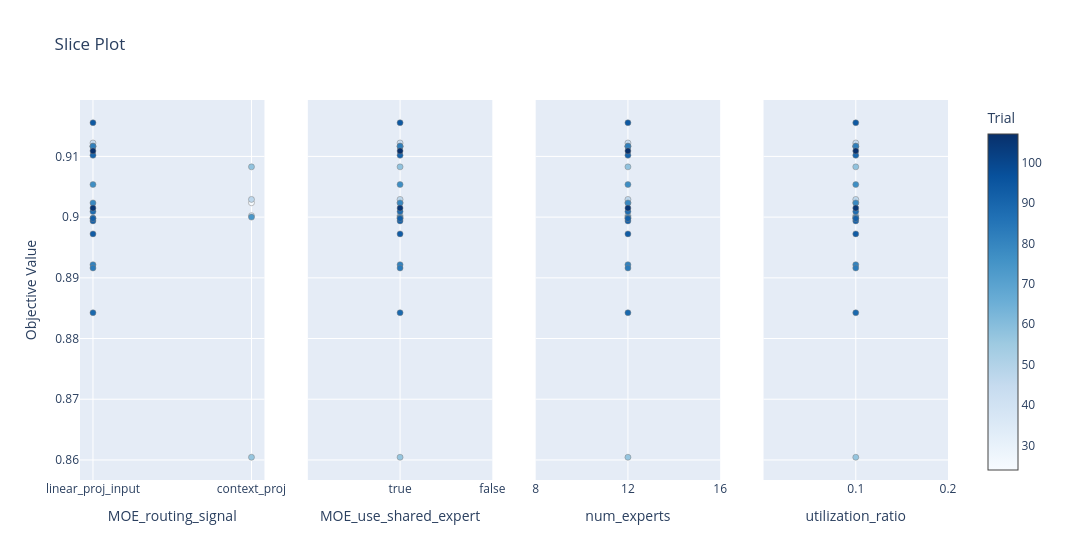

Notebook code for this chart:
### Code cell
fig_slice = plot_slice(study, params=params_to_plot_MOE_CORE)
fig_slice.show()

### Figure 1 — Plotly figure (JSON) as saved in the notebook; plotly's stock layout.template omitted (floating-point values rounded to 4 significant figures)
{"data": [{"marker": {"color": [24, 34, 44, 47, 57, 58, 74, 75, 76, 77, 78, 79, 81, 82, 83, 88, 89, 90, 91, 92, 93, 94, 105, 107], "colorbar": {"title": {"text": "Trial"}, "x": 1, "xpad": 40}, "colorscale": [[0, "rgb(247,251,255)"], [0.125, "rgb(222,235,247)"], [0.25, "rgb(198,219,239)"], [0.375, "rgb(158,202,225)"], [0.5, "rgb(107,174,214)"], [0.625, "rgb(66,146,198)"], [0.75, "rgb(33,113,181)"], [0.875, "rgb(8,81,156)"], [1, "rgb(8,48,107)"]], "line": {"color": "Grey", "width": 0.5}, "showscale": true}, "mode": "markers", "name": "Feasible Trial", "showlegend": false, "type": "scatter", "x": ["context_proj", "context_proj", "linear_proj_input", "context_proj", "context_proj", "context_proj", "context_proj", "linear_proj_input", "linear_proj_input", "linear_proj_input", "linear_proj_input", "linear_proj_input", "linear_proj_input", "linear_proj_input", "linear_proj_input", "linear_proj_input", "linear_proj_input", "linear_proj_input", "linear_proj_input", "linear_proj_input", "linear_proj_input", "linear_proj_input", "linear_proj_input", "linear_proj_input"], "xaxis": "x", "y": [0.9024, 0.9002, 0.9122, 0.9029, 0.8604, 0.9083, 0.9, 0.8998, 0.9117, 0.9054, 0.9116, 0.9023, 0.8922, 0.9117, 0.8916, 0.9009, 0.8842, 0.9102, 0.8994, 0.8998, 0.8972, 0.9155, 0.9015, 0.9109], "yaxis": "y"}, {"marker": {"color": [24, 34, 44, 47, 57, 58, 74, 75, 76, 77, 78, 79, 81, 82, 83, 88, 89, 90, 91, 92, 93, 94, 105, 107], "colorbar": {"title": {"text": "Trial"}, "x": 1, "xpad": 40}, "colorscale": [[0, "rgb(247,251,255)"], [0.125, "rgb(222,235,247)"], [0.25, "rgb(198,219,239)"], [0.375, "rgb(158,202,225)"], [0.5, "rgb(107,174,214)"], [0.625, "rgb(66,146,198)"], [0.75, "rgb(33,113,181)"], [0.875, "rgb(8,81,156)"], [1, "rgb(8,48,107)"]], "line": {"color": "Grey", "width": 0.5}, "showscale": false}, "mode": "markers", "name": "Feasible Trial", "showlegend": false, "type": "scatter", "x": [true, true, true, true, true, true, true, true, true, true, true, true, true, true, true, true, true, true, true, true, true, true, true, true], "xaxis": "x2", "y": [0.9024, 0.9002, 0.9122, 0.9029, 0.8604, 0.9083, 0.9, 0.8998, 0.9117, 0.9054, 0.9116, 0.9023, 0.8922, 0.9117, 0.8916, 0.9009, 0.8842, 0.9102, 0.8994, 0.8998, 0.8972, 0.9155, 0.9015, 0.9109], "yaxis": "y2"}, {"marker": {"color": [24, 34, 44, 47, 57, 58, 74, 75, 76, 77, 78, 79, 81, 82, 83, 88, 89, 90, 91, 92, 93, 94, 105, 107], "colorbar": {"title": {"text": "Trial"}, "x": 1, "xpad": 40}, "colorscale": [[0, "rgb(247,251,255)"], [0.125, "rgb(222,235,247)"], [0.25, "rgb(198,219,239)"], [0.375, "rgb(158,202,225)"], [0.5, "rgb(107,174,214)"], [0.625, "rgb(66,146,198)"], [0.75, "rgb(33,113,181)"], [0.875, "rgb(8,81,156)"], [1, "rgb(8,48,107)"]], "line": {"color": "Grey", "width": 0.5}, "showscale": false}, "mode": "markers", "name": "Feasible Trial", "showlegend": false, "type": "scatter", "x": [12, 12, 12, 12, 12, 12, 12, 12, 12, 12, 12, 12, 12, 12, 12, 12, 12, 12, 12, 12, 12, 12, 12, 12], "xaxis": "x3", "y": [0.9024, 0.9002, 0.9122, 0.9029, 0.8604, 0.9083, 0.9, 0.8998, 0.9117, 0.9054, 0.9116, 0.9023, 0.8922, 0.9117, 0.8916, 0.9009, 0.8842, 0.9102, 0.8994, 0.8998, 0.8972, 0.9155, 0.9015, 0.9109], "yaxis": "y3"}, {"marker": {"color": [24, 34, 44, 47, 57, 58, 74, 75, 76, 77, 78, 79, 81, 82, 83, 88, 89, 90, 91, 92, 93, 94, 105, 107], "colorbar": {"title": {"text": "Trial"}, "x": 1, "xpad": 40}, "colorscale": [[0, "rgb(247,251,255)"], [0.125, "rgb(222,235,247)"], [0.25, "rgb(198,219,239)"], [0.375, "rgb(158,202,225)"], [0.5, "rgb(107,174,214)"], [0.625, "rgb(66,146,198)"], [0.75, "rgb(33,113,181)"], [0.875, "rgb(8,81,156)"], [1, "rgb(8,48,107)"]], "line": {"color": "Grey", "width": 0.5}, "showscale": false}, "mode": "markers", "name": "Feasible Trial", "showlegend": false, "type": "scatter", "x": [0.1, 0.1, 0.1, 0.1, 0.1, 0.1, 0.1, 0.1, 0.1, 0.1, 0.1, 0.1, 0.1, 0.1, 0.1, 0.1, 0.1, 0.1, 0.1, 0.1, 0.1, 0.1, 0.1, 0.1], "xaxis": "x4", "y": [0.9024, 0.9002, 0.9122, 0.9029, 0.8604, 0.9083, 0.9, 0.8998, 0.9117, 0.9054, 0.9116, 0.9023, 0.8922, 0.9117, 0.8916, 0.9009, 0.8842, 0.9102, 0.8994, 0.8998, 0.8972, 0.9155, 0.9015, 0.9109], "yaxis": "y4"}], "layout": {"title": {"text": "Slice Plot"}, "width": 1200, "xaxis": {"anchor": "y", "categoryarray": ["linear_proj_input", "context_proj", "context_proj_with_demo"], "categoryorder": "array", "domain": [0, 0.2125], "title": {"text": "MOE_routing_signal"}, "type": "category"}, "xaxis2": {"anchor": "y2", "categoryarray": [true, false], "categoryorder": "array", "domain": [0.2625, 0.475], "title": {"text": "MOE_use_shared_expert"}, "type": "category"}, "xaxis3": {"anchor": "y3", "categoryarray": [4, 8, 12, 16, 20, 24, 28, 32, 36, 40], "categoryorder": "array", "domain": [0.525, 0.7375], "title": {"text": "num_experts"}, "type": "category"}, "xaxis4": {"anchor": "y4", "categoryarray": [0.1, 0.2, 0.3, 0.4, 0.5], "categoryorder": "array", "domain": [0.7875, 1], "title": {"text": "utilization_ratio"}, "type": "category"}, "yaxis": {"anchor": "x", "domain": [0, 1], "title": {"text": "Objective Value"}}, "yaxis2": {"anchor": "x2", "domain": [0, 1], "matches": "y", "showticklabels": false}, "yaxis3": {"anchor": "x3", "domain": [0, 1], "matches": "y", "showticklabels": false}, "yaxis4": {"anchor": "x4", "domain": [0, 1], "matches": "y", "showticklabels": false}}}
